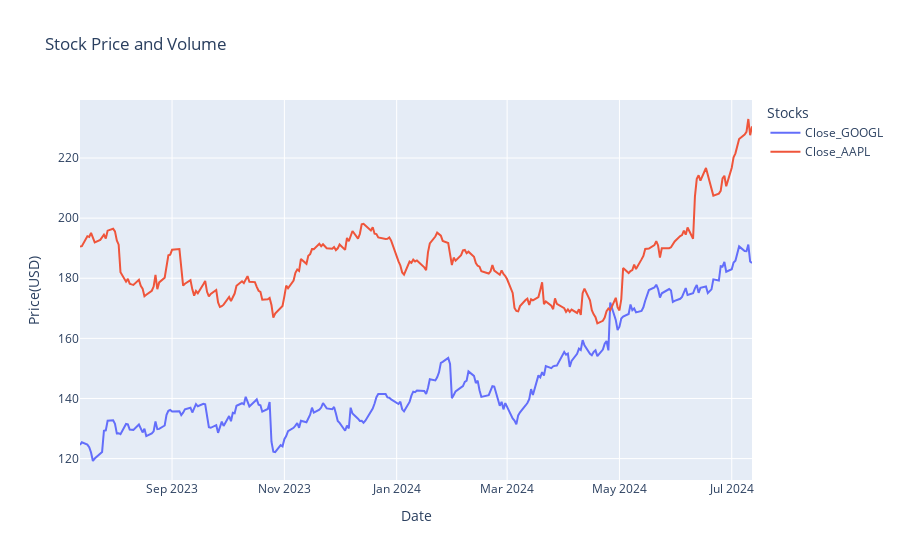

Notebook source saved alongside this figure:
### Code cell
fig = px.line(
  data,
  x="Date",
  y= ["Close_GOOGL", "Close_AAPL"],
  title="Stock Price and Volume"
)

fig.update_layout(
  xaxis_title = "Date",
  yaxis_title = "Price(USD)",
  legend_title = "Stocks"
)
fig.show()

### Figure 1 — Plotly figure (JSON) as saved in the notebook; plotly's stock layout.template omitted (floating-point values rounded to 4 significant figures; data arrays with more than 128 entries replaced by an {"elided": "..."} marker saying what was removed)
{"data": [{"hovertemplate": "variable=Close_GOOGL<br>Date=%{x}<br>value=%{y}<extra></extra>", "legendgroup": "Close_GOOGL", "line": {"color": "#636efa", "dash": "solid"}, "marker": {"symbol": "circle"}, "mode": "lines", "name": "Close_GOOGL", "orientation": "v", "showlegend": true, "type": "scatter", "x": {"elided": "252 str values"}, "xaxis": "x", "y": {"elided": "252 float values"}, "yaxis": "y"}, {"hovertemplate": "variable=Close_AAPL<br>Date=%{x}<br>value=%{y}<extra></extra>", "legendgroup": "Close_AAPL", "line": {"color": "#EF553B", "dash": "solid"}, "marker": {"symbol": "circle"}, "mode": "lines", "name": "Close_AAPL", "orientation": "v", "showlegend": true, "type": "scatter", "x": {"elided": "252 str values"}, "xaxis": "x", "y": {"elided": "252 float values"}, "yaxis": "y"}], "layout": {"legend": {"title": {"text": "Stocks"}, "tracegroupgap": 0}, "title": {"text": "Stock Price and Volume"}, "xaxis": {"anchor": "y", "domain": [0, 1], "title": {"text": "Date"}}, "yaxis": {"anchor": "x", "domain": [0, 1], "title": {"text": "Price(USD)"}}}}
